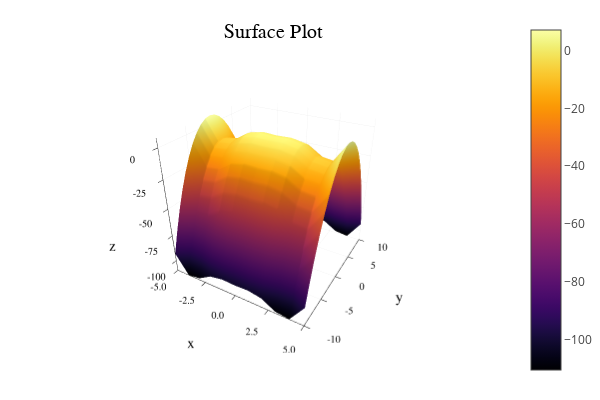

The cell this chart's notebook holds for it:
### Markdown cell above
create a meshgrid of x values from -5 to +5, and y values from -10 to +10

### Code cell
Z(x,y)=x^2 * cos(x)-y^2

xs = collect(-5:5) #array from -5 to 5
ys = collect(-10:10) #array from -10 to 10

#surface function automatically produces evaluated meshgrid
plot4 = surface(xs,ys,Z, title="Surface Plot",xlabel="x",ylabel="y",zlabel="z")
display(plot4)
savefig(plot4, "surfaceplot.png")

### Figure 1 — Plotly figure (JSON) as saved in the notebook; plotly's stock layout.template omitted (floating-point values rounded to 4 significant figures; data arrays with more than 128 entries replaced by an {"elided": "..."} marker saying what was removed)
{"data": [{"colorbar": {"title": ""}, "colorscale": {"elided": "256x2 mixed values"}, "name": "y1", "opacity": null, "scene": "scene", "showlegend": false, "showscale": true, "type": "surface", "x": [-5, -4, -3, -2, -1, 0, 1, 2, 3, 4, 5], "xaxis": "x", "y": [-10, -9, -8, -7, -6, -5, -4, -3, -2, -1, 0, 1, 2, 3, 4, 5, 6, 7, 8, 9, 10], "yaxis": "y", "z": {"elided": "21x11 float values"}, "zaxis": "z", "zmax": 7.092, "zmin": -110.5}], "layout": {"annotations": [{"font": {"color": "rgba(0, 0, 0, 1.000)", "family": "sans-serif", "size": 20}, "rotation": 0, "showarrow": false, "text": "Surface Plot", "x": 0.535, "xanchor": "center", "xref": "paper", "y": 1, "yanchor": "top", "yref": "paper"}], "height": 400, "legend_position": {"bgcolor": "rgba(255, 255, 255, 1.000)", "bordercolor": "rgba(0, 0, 0, 1.000)", "borderwidth": 1, "font": {"color": "rgba(0, 0, 0, 1.000)", "family": "sans-serif", "size": 11}, "title": {"font": {"color": "rgba(0, 0, 0, 1.000)", "family": "sans-serif", "size": 15}, "text": ""}, "tracegroupgap": 0, "traceorder": "normal", "x": 1, "xanchor": "auto", "y": 1, "yanchor": "auto"}, "margin": {"b": 20, "l": 0, "r": 0, "t": 20}, "paper_bgcolor": "rgba(255, 255, 255, 1.000)", "plot_bgcolor": "rgba(255, 255, 255, 1.000)", "scene": {"camera": {"eye": {"x": 1.126, "y": -1.95, "z": 1.3}}, "domain": {"x": [0.07647, 0.9934], "y": [0.07581, 0.9415]}, "xaxis": {"gridcolor": "rgba(0, 0, 0, 0.100)", "gridwidth": 0.5, "linecolor": "rgba(0, 0, 0, 1.000)", "mirror": false, "range": [-5, 5], "showgrid": true, "showline": true, "showticklabels": true, "tickangle": 0, "tickcolor": "rgb(0, 0, 0)", "tickfont": {"color": "rgba(0, 0, 0, 1.000)", "family": "sans-serif", "size": 11}, "tickmode": "array", "ticks": "inside", "ticktext": ["-5.0", "-2.5", "0.0", "2.5", "5.0"], "tickvals": [-5, -2.5, 0, 2.5, 5], "title": "x", "titlefont": {"color": "rgba(0, 0, 0, 1.000)", "family": "sans-serif", "size": 15}, "type": "-", "visible": true, "zeroline": false, "zerolinecolor": "rgba(0, 0, 0, 1.000)"}, "yaxis": {"gridcolor": "rgba(0, 0, 0, 0.100)", "gridwidth": 0.5, "linecolor": "rgba(0, 0, 0, 1.000)", "mirror": false, "range": [-10, 10], "showgrid": true, "showline": true, "showticklabels": true, "tickangle": 0, "tickcolor": "rgb(0, 0, 0)", "tickfont": {"color": "rgba(0, 0, 0, 1.000)", "family": "sans-serif", "size": 11}, "tickmode": "array", "ticks": "inside", "ticktext": ["-10", "-5", "0", "5", "10"], "tickvals": [-10, -5, 0, 5, 10], "title": "y", "titlefont": {"color": "rgba(0, 0, 0, 1.000)", "family": "sans-serif", "size": 15}, "type": "-", "visible": true, "zeroline": false, "zerolinecolor": "rgba(0, 0, 0, 1.000)"}, "zaxis": {"gridcolor": "rgba(0, 0, 0, 0.100)", "gridwidth": 0.5, "linecolor": "rgba(0, 0, 0, 1.000)", "mirror": false, "range": [-110.5, 7.092], "showgrid": true, "showline": true, "showticklabels": true, "tickangle": 0, "tickcolor": "rgb(0, 0, 0)", "tickfont": {"color": "rgba(0, 0, 0, 1.000)", "family": "sans-serif", "size": 11}, "tickmode": "array", "ticks": "inside", "ticktext": ["-100", "-75", "-50", "-25", "0"], "tickvals": [-100, -75, -50, -25, 0], "title": "z", "titlefont": {"color": "rgba(0, 0, 0, 1.000)", "family": "sans-serif", "size": 15}, "type": "-", "visible": true, "zeroline": false, "zerolinecolor": "rgba(0, 0, 0, 1.000)"}}, "showlegend": true, "width": 600}}
